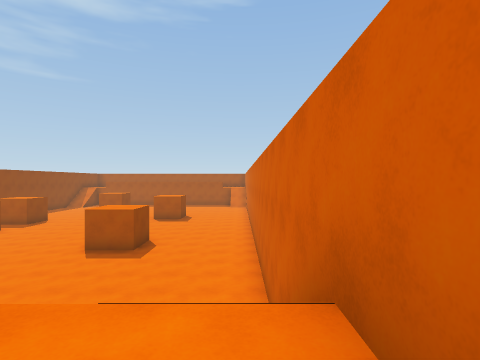
View 1 (above)

20 first-person views from a walk through a 3-D level made in the Unity game engine. The camera is 1.3 m above the floor, looks level and sees 80° across. The floor is counted in squares, 2 m on a side. Each view is taken from the middle of a square. On the plan, view 1 faces up. The plan holds only what a view shows up to about 9 squares ahead; the rest is blank. The player character is not drawn. Some animated figures are left out.

View 2
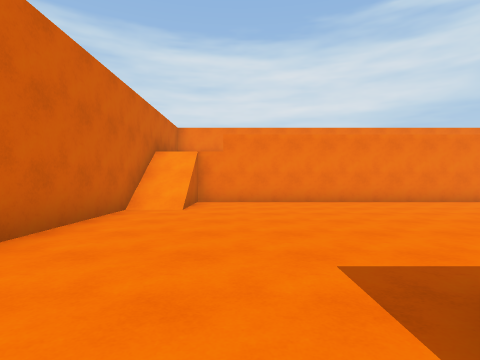

View 3
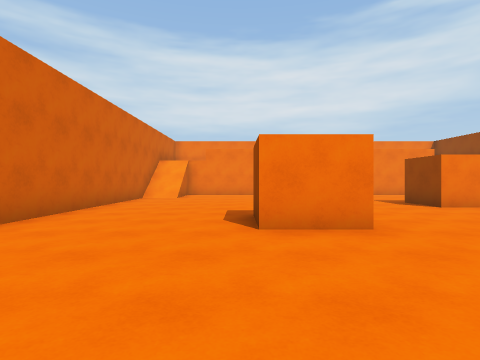

View 4
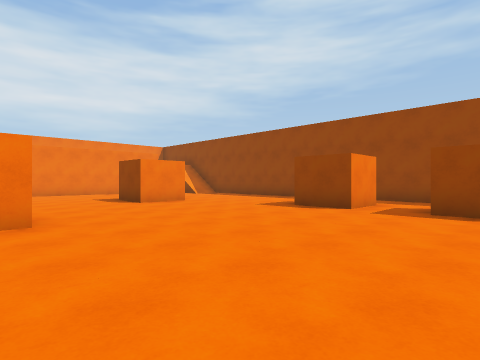

View 5
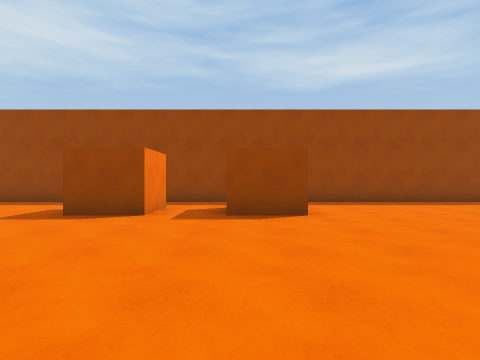

View 6
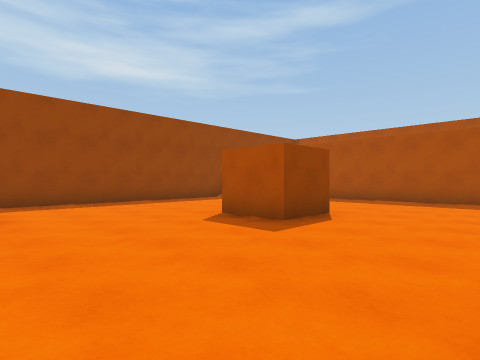

View 7
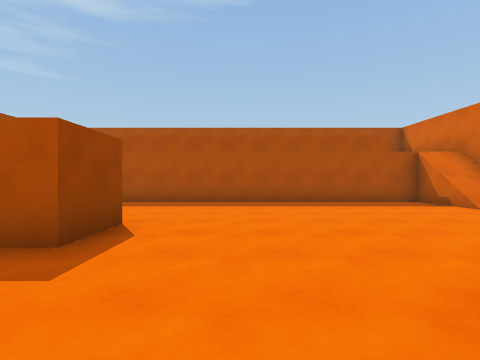

View 8
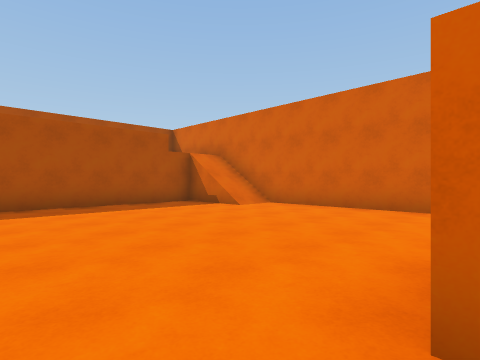

View 9
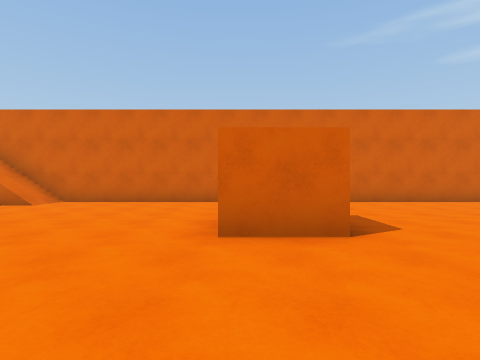

View 10
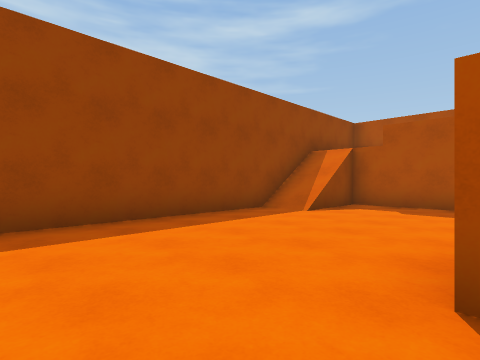

View 11
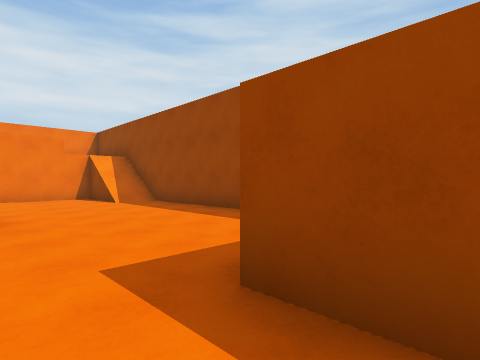

View 12
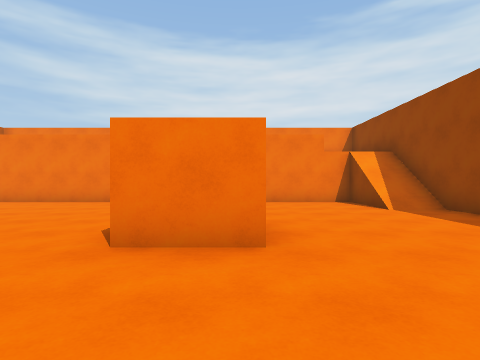

View 13
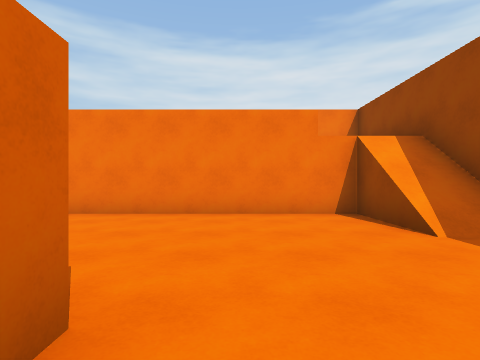

View 14
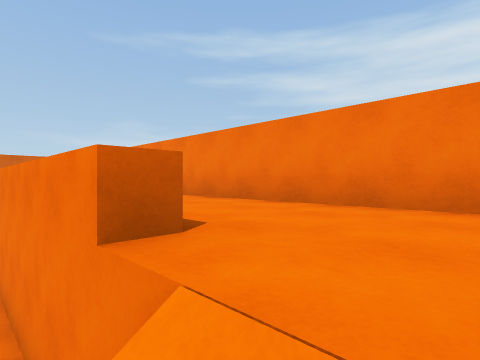

View 15
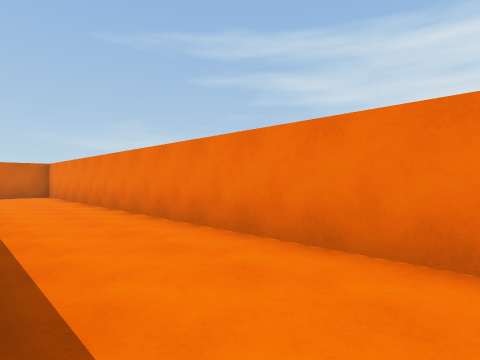

View 16
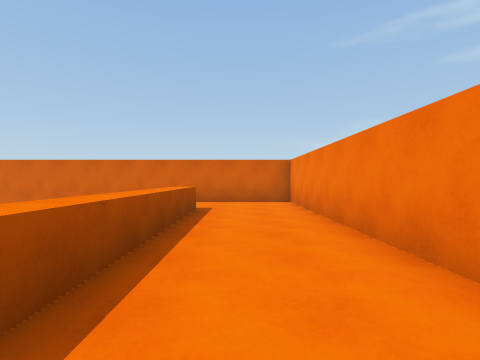

View 17
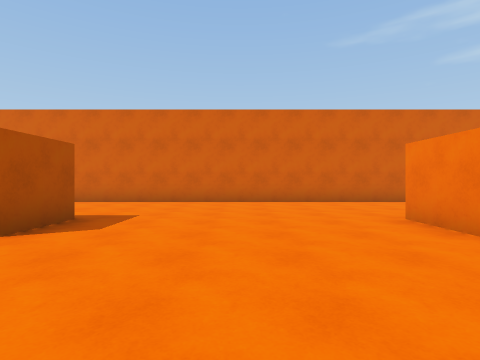

View 18
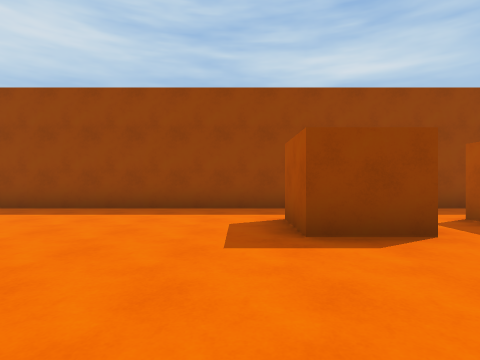

View 19
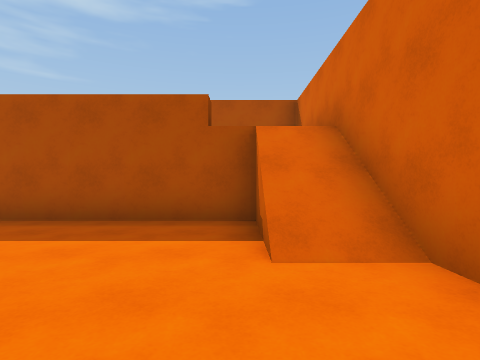

View 20
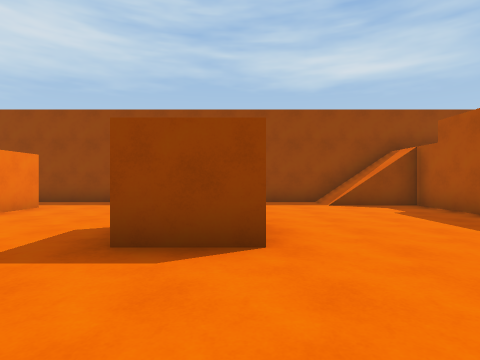

### Floor plan
Key: @ floor where view 1 was taken; # wall or solid block; . main floor; : floor 3 m higher than the main floor; / step, stairs or slope; = window, fence, low wall or low ledge; ^ raised ledge.
Columns run from 14 left of view 1 to 1 right of it. Each row starts with its distance up from view 1.
 27               ##
 26                #
 25 ############## #
 24 #//.........../#
 23 #//.........../#
 22 #..............#
 21 #..............#
 20 #.... #........#
 19 #....##........#
 18 #..............#
 17 #.........#....#
 16 #.........#....#
 15 #..#...........#
 14 #..#...........#
 13 #..............#
 12 #..#...........#
 11 #..#...........#
 10 #.........#....#
  9 #.........#....#
  8 #..............#
  7 #....##........#
  6 #....##........#
  5 #..............#
  4 #..............#
  3 #//.........../#
  2 #//.........../#
  1 #::^========^::#
  0 #:::::::::::::@#
 -1 #::::::::::::::#
 -2 ################

Positions as (right, up) in squares from view 1, and headings:
1: (0, 0), facing up
2: (-2, 10), facing down
3: (-3, 14), facing down
4: (-4, 15), facing down-left
5: (-5, 14), facing left
6: (-5, 15), facing up-left
7: (-6, 16), facing up
8: (-6, 17), facing up-right
9: (-8, 17), facing right
10: (-9, 17), facing up-left
11: (-9, 12), facing down-left
12: (-9, 10), facing down
13: (-10, 7), facing down
14: (-13, 2), facing down-right
15: (-12, 1), facing down-right
16: (-8, 0), facing right
17: (-8, 13), facing right
18: (-7, 10), facing left
19: (-1, 20), facing up
20: (-5, 20), facing left
